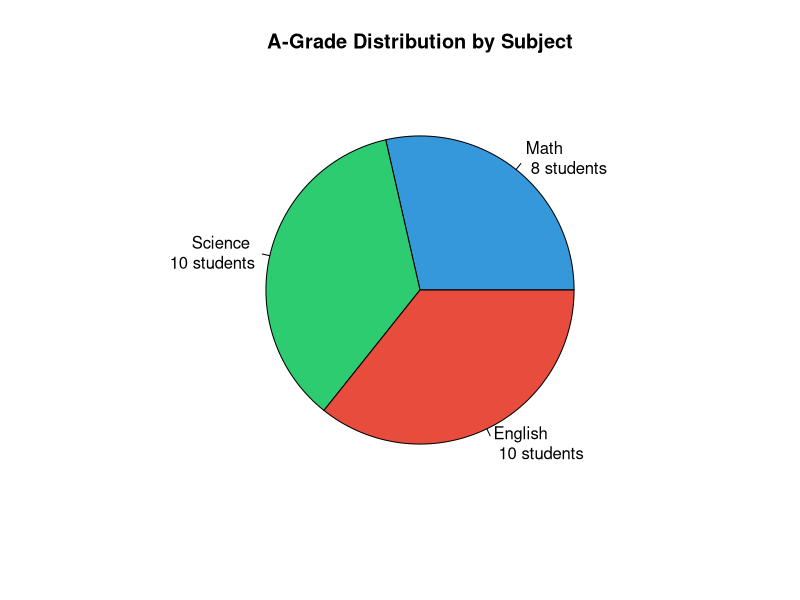

Write R code to recreate this figure.
students <- data.frame(
  Student = c(
    "Srinivasan", "Siva", "Ganga", "Srinath", "Ganesh",
    "Anil", "Deepika", "Radhakrishna", "Kalyani", "Harsha"
  ),
  Math = c(82, 72, 93, 94, 96, 92, 90, 94, 90, 88),
  Science = c(89,90,91,92,89,88,87,85,89,91),
  English = c(90,92,93,94,97,96,94,93,92,90),
  Hours = c(5.0,4.0,6.0,3.0,5.5,3.5,2.0,8.0,1.0,6.0)
)
# Count A-grades (>=85) per subject
a_grades <- c(
  Math = sum(students$Math >= 85),
  Science = sum(students$Science >= 85),
  English = sum(students$English >= 85)
)

pie(
  a_grades,
  main = "A-Grade Distribution by Subject",
  col = c("#3498db", "#2ecc71", "#e74c3c"),
  labels = paste(
    names(a_grades),
    "\n",
    a_grades,
    "students"
  )
)
